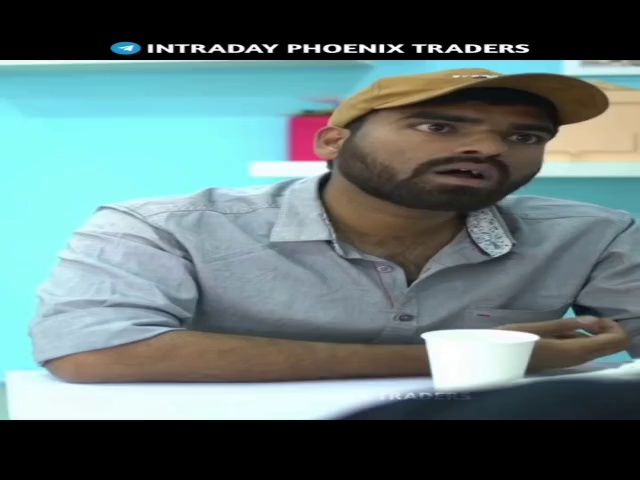
#> input picture OIP 3.jpeg, 640 x 480 px
$ python Rotate.py
#> lines starting #> are read from the running program, lines starting #| are printed output that depends on the picture
# Importing OpenCV Library
import cv2
# Relative or absolute path of the input image file
path = "OIP 3.jpeg"

# reading image (by default the flag is 1 if not specidied)
image = cv2.imread(path)
#> image is the input picture: shape (480, 640, 3); mean B, G, R 119, 118.8, 98.1
imageRot = cv2.rotate(image, cv2.ROTATE_180)
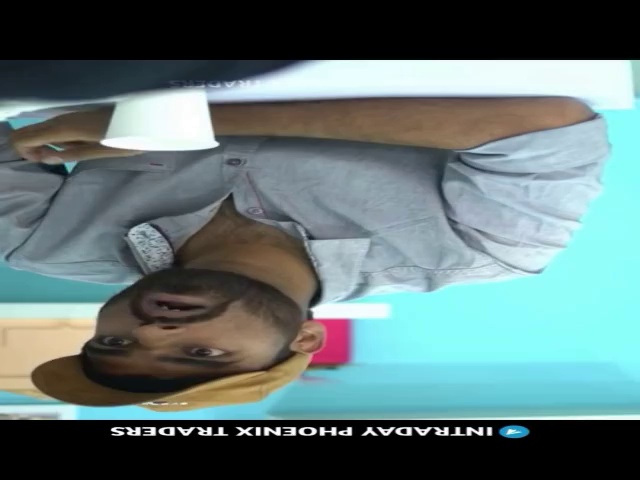
#> imageRot: shape (480, 640, 3); mean B, G, R 119, 118.8, 98.1
# Display image in a window
cv2.imshow("Output",image)
cv2.imshow("Resize",imageRot)
# Wait until any key press (press any key to close the window)
cv2.waitKey()
# kill all the windows
cv2.destroyAllWindows()
#

$ run again, with OIP 2.jpeg copied over OIP 3.jpeg
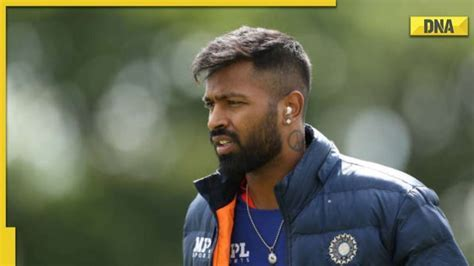
#> input picture OIP 2.jpeg, 474 x 266 px
#> image is the input picture: shape (266, 474, 3); mean B, G, R 82, 104.5, 99.6
#> `imageRot = cv2.rotate(image, cv2.ROTATE_180)`:
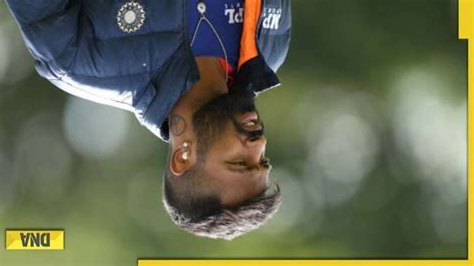
#> imageRot: shape (266, 474, 3); mean B, G, R 82, 104.5, 99.6

$ run again, with OIP.jpeg copied over OIP 3.jpeg
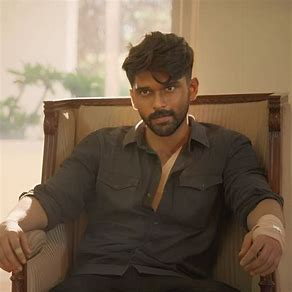
#> input picture OIP.jpeg, 292 x 292 px
#> image is the input picture: shape (292, 292, 3); mean B, G, R 82.4, 102.7, 121.8
#> `imageRot = cv2.rotate(image, cv2.ROTATE_180)`:
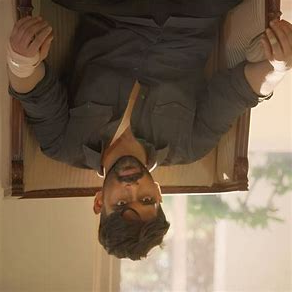
#> imageRot: shape (292, 292, 3); mean B, G, R 82.4, 102.7, 121.8
